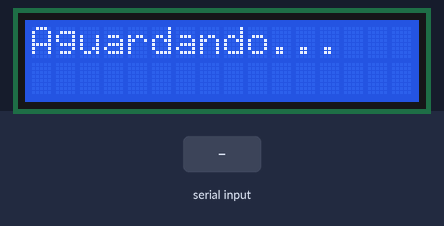
The sketch below on a simulated Arduino Uno, built with avr-gcc and run on an emulated ATmega328P. Shown: 16×2 character LCD. Inputs (shaded band) come from the test bench.

Above: at 1.2 s.
1.3 s: "J" received over Serial
At 2.0 s:
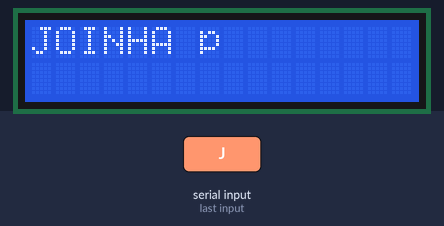
4.3 s: "D" received over Serial
At 5.5 s:
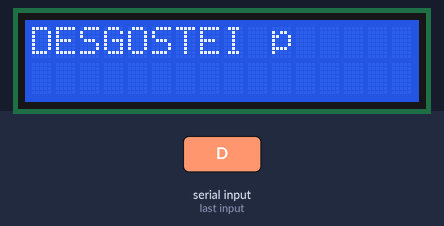
7.3 s: "E" received over Serial
At 7.7 s:
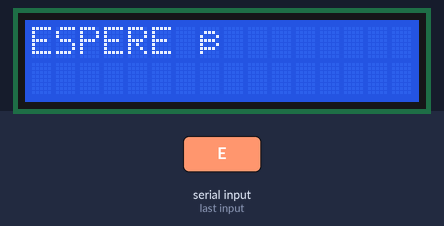
10.3 s: "L" received over Serial
At 11.2 s:
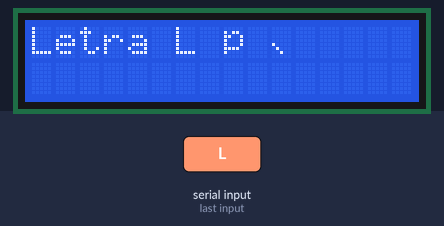
13.3 s: "1" received over Serial
At 14.7 s:
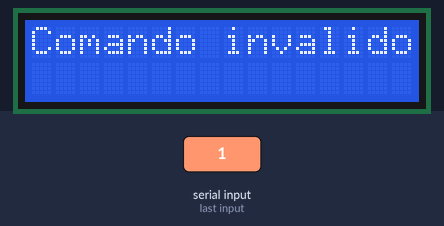
16.3 s: "0" received over Serial
Timing chart, 0 to 19.3 s (numbered marks = the images above; inputs shaded):
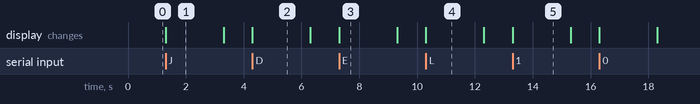

The sketch:

sketch_aug21a.ino
```cpp
#include <LiquidCrystal.h>

// Pinos do LCD: RS, E, D4, D5, D6, D7
LiquidCrystal lcd(12, 11, 5, 4, 3, 2);

void setup() {
  lcd.begin(16, 2);           // Inicializa LCD 16x2
  Serial.begin(9600);         // Inicializa comunicação serial
  lcd.print("Aguardando...");
}

void loop() {
  if (Serial.available() > 0) {
    char comando = Serial.read();

    lcd.clear(); // Limpa a tela para nova mensagem

    switch (comando) {
      case 'J':
        lcd.print("JOINHA 👍");
        break;

      case 'D':
        lcd.print("DESGOSTEI 👎");
        break;

      case 'E':
        lcd.print("ESPERE ✋");
        break;

      case 'L':
        lcd.print("Letra L 🤟");
        break;

      default:
        lcd.print("Comando invalido");
        break;
    }

    delay(2000); // Mostra a mensagem por 2 segundos
    lcd.clear();
    lcd.print("Aguardando...");
  }
}
```

Measured:
- after the input at 1.3 s, the display: changes at once (image 1)
- after the input at 4.3 s, the display: changes at once (image 2)
- after the input at 7.3 s, the display: changes at once (image 3)
- after the input at 10.3 s, the display: changes at once (image 4)
- after the input at 13.3 s, the display: changes at once (image 5)
- what the display in image 1 shows lasts 2.0 s, from 1.3 s to 3.3 s
